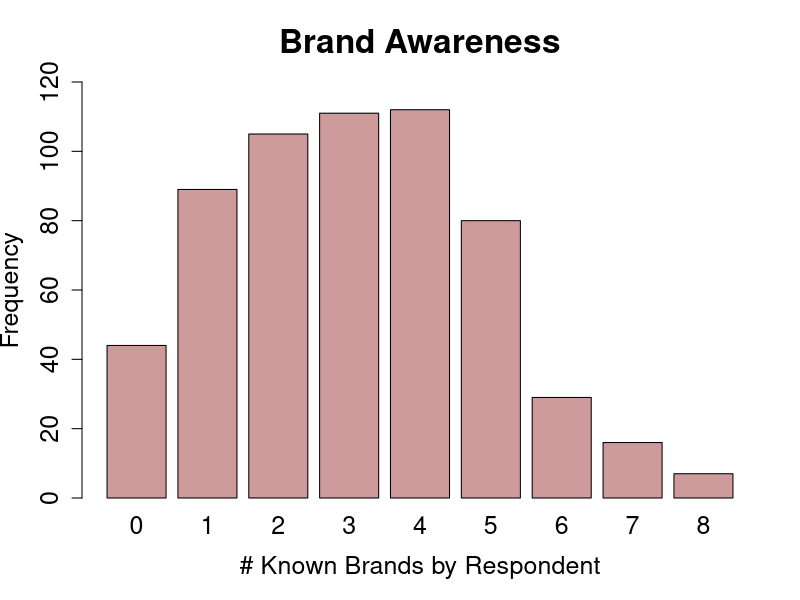

The R source for this figure:
getwd()
setwd("~/Caci17/SWP3")

bluetooth <- read.csv("indivData.csv")


###---- Brand Awarenes ----

#bakalim kac kisi biliyormus
head <- c("Anker", "Bose", "JBL", "Philips", "Sony", "UE", "HarmanKardon", "Beats", "None", "Observations", "0", "1", "2", "3", "4", "5", "6", "7", "8")

counts_general <- as.vector(rowSums(bluetooth[, c(4, 5, 6, 7, 8, 9, 10, 11)]))
#let's make a new column with counts general
bluetooth$brand_awareness <- as.factor(counts_general)
plot(bluetooth$brand_awareness, xlab="# Known Brands by Respondent", ylab = "Frequency", ylim=c(0,120), main = "Brand Awareness", col = "rosybrown3", cex.lab=1.5, cex.axis=1.5, cex.main=2, cex.sub=1.5, cex.names = 1.5)

general_sums <- c(sum(bluetooth$BrandAwareness_Anker), 
              sum(bluetooth$BrandAwareness_Bose),
              sum(bluetooth$BrandAwareness_JBL),
              sum(bluetooth$BrandAwareness_Philips),
              sum(bluetooth$BrandAwareness_Sony),
              sum(bluetooth$BrandAwareness_UE),
              sum(bluetooth$BrandAwareness_HarmanKardon),
              sum(bluetooth$BrandAwareness_Beats),
              sum(bluetooth$BrandAwareness_None),
              nrow(bluetooth),
              sum(counts_general == "0"),
              sum(counts_general == "1"),
              sum(counts_general == "2"),
              sum(counts_general == "3"),
              sum(counts_general == "4"),
              sum(counts_general == "5"),
              sum(counts_general == "6"),
              sum(counts_general == "7"),
              sum(counts_general == "8")) #there is one person did not respond this question!

#hicbirini bilmiyorum diyen ama yine de baska markayi biliyorum diye isaretleyen olmus mu- olmamis baktim.

#cinsiyete gore ayiralim
female <- bluetooth[bluetooth$GenderLabel == "female", ]
male <- bluetooth[bluetooth$GenderLabel == "male", ]
no_gender_info <- bluetooth[bluetooth$GenderLabel == "Prefer not to answer", ]

counts_female <- as.vector(rowSums(female[, c(4, 5, 6, 7, 8, 9, 10, 11)]))
female_sums <- c(sum(female$BrandAwareness_Anker), 
                  sum(female$BrandAwareness_Bose),
                  sum(female$BrandAwareness_JBL),
                  sum(female$BrandAwareness_Philips),
                  sum(female$BrandAwareness_Sony),
                  sum(female$BrandAwareness_UE),
                  sum(female$BrandAwareness_HarmanKardon),
                  sum(female$BrandAwareness_Beats),
                  sum(female$BrandAwareness_None),
                  nrow(female),
                  sum(counts_female == "0"),
                  sum(counts_female == "1"),
                  sum(counts_female == "2"),
                  sum(counts_female == "3"),
                  sum(counts_female == "4"),
                  sum(counts_female == "5"),
                  sum(counts_female == "6"),
                  sum(counts_female == "7"),
                  sum(counts_female == "8"))

counts_male <- as.vector(rowSums(male[, c(4, 5, 6, 7, 8, 9, 10, 11)]))
male_sums <- c(sum(male$BrandAwareness_Anker), 
                  sum(male$BrandAwareness_Bose),
                  sum(male$BrandAwareness_JBL),
                  sum(male$BrandAwareness_Philips),
                  sum(male$BrandAwareness_Sony),
                  sum(male$BrandAwareness_UE),
                  sum(male$BrandAwareness_HarmanKardon),
                  sum(male$BrandAwareness_Beats),
                  sum(male$BrandAwareness_None),
                  nrow(male),
                  sum(counts_male == "0"),
                  sum(counts_male == "1"),
                  sum(counts_male == "2"),
                  sum(counts_male == "3"),
                  sum(counts_male == "4"),
                  sum(counts_male == "5"),
                  sum(counts_male == "6"),
                  sum(counts_male == "7"),
                  sum(counts_male == "8"))

counts_gender <- as.vector(rowSums(no_gender_info[, c(4, 5, 6, 7, 8, 9, 10, 11)]))
no_gender_sums <- c(sum(no_gender_info$BrandAwareness_Anker), 
                  sum(no_gender_info$BrandAwareness_Bose),
                  sum(no_gender_info$BrandAwareness_JBL),
                  sum(no_gender_info$BrandAwareness_Philips),
                  sum(no_gender_info$BrandAwareness_Sony),
                  sum(no_gender_info$BrandAwareness_UE),
                  sum(no_gender_info$BrandAwareness_HarmanKardon),
                  sum(no_gender_info$BrandAwareness_Beats),
                  sum(no_gender_info$BrandAwareness_None),
                  nrow(no_gender_info),
                  sum(counts_gender == "0"),
                  sum(counts_gender == "1"),
                  sum(counts_gender == "2"),
                  sum(counts_gender == "3"),
                  sum(counts_gender == "4"),
                  sum(counts_gender == "5"),
                  sum(counts_gender == "6"),
                  sum(counts_gender == "7"),
                  sum(counts_gender == "8"))
#by their occupation
employed <- bluetooth[bluetooth$OccupationLabel == "Employed",]
retired <- bluetooth[bluetooth$OccupationLabel == "Retired",]
selfemployed <- bluetooth[bluetooth$OccupationLabel == "Self-employed",]
student <- bluetooth[bluetooth$OccupationLabel == "Student",]
unemployed <- bluetooth[bluetooth$OccupationLabel == "Unemployed",]

counts_employed <- as.vector(rowSums(employed[, c(4, 5, 6, 7, 8, 9, 10, 11)]))
employed_sums <- c(sum(employed$BrandAwareness_Anker), 
                 sum(employed$BrandAwareness_Bose),
                 sum(employed$BrandAwareness_JBL),
                 sum(employed$BrandAwareness_Philips),
                 sum(employed$BrandAwareness_Sony),
                 sum(employed$BrandAwareness_UE),
                 sum(employed$BrandAwareness_HarmanKardon),
                 sum(employed$BrandAwareness_Beats),
                 sum(employed$BrandAwareness_None),
                 nrow(employed),
                 sum(counts_employed == "0"),
                 sum(counts_employed == "1"),
                 sum(counts_employed == "2"),
                 sum(counts_employed == "3"),
                 sum(counts_employed == "4"),
                 sum(counts_employed == "5"),
                 sum(counts_employed == "6"),
                 sum(counts_employed == "7"),
                 sum(counts_employed == "8"))

counts_retired <- as.vector(rowSums(retired[, c(4, 5, 6, 7, 8, 9, 10, 11)]))
retired_sums <- c(sum(retired$BrandAwareness_Anker), 
               sum(retired$BrandAwareness_Bose),
               sum(retired$BrandAwareness_JBL),
               sum(retired$BrandAwareness_Philips),
               sum(retired$BrandAwareness_Sony),
               sum(retired$BrandAwareness_UE),
               sum(retired$BrandAwareness_HarmanKardon),
               sum(retired$BrandAwareness_Beats),
               sum(retired$BrandAwareness_None),
               nrow(retired),
               sum(counts_retired == "0"),
               sum(counts_retired == "1"),
               sum(counts_retired == "2"),
               sum(counts_retired == "3"),
               sum(counts_retired == "4"),
               sum(counts_retired == "5"),
               sum(counts_retired == "6"),
               sum(counts_retired == "7"),
               sum(counts_retired == "8"))

counts_selfemployed <- as.vector(rowSums(selfemployed[, c(4, 5, 6, 7, 8, 9, 10, 11)]))
selfemployed_sums <- c(sum(selfemployed$BrandAwareness_Anker), 
                    sum(selfemployed$BrandAwareness_Bose),
                    sum(selfemployed$BrandAwareness_JBL),
                    sum(selfemployed$BrandAwareness_Philips),
                    sum(selfemployed$BrandAwareness_Sony),
                    sum(selfemployed$BrandAwareness_UE),
                    sum(selfemployed$BrandAwareness_HarmanKardon),
                    sum(selfemployed$BrandAwareness_Beats),
                    sum(selfemployed$BrandAwareness_None),
                    nrow(selfemployed),
                    sum(counts_selfemployed == "0"),
                    sum(counts_selfemployed == "1"),
                    sum(counts_selfemployed == "2"),
                    sum(counts_selfemployed == "3"),
                    sum(counts_selfemployed == "4"),
                    sum(counts_selfemployed == "5"),
                    sum(counts_selfemployed == "6"),
                    sum(counts_selfemployed == "7"),
                    sum(counts_selfemployed == "8"))

counts_student <- as.vector(rowSums(student[, c(4, 5, 6, 7, 8, 9, 10, 11)]))
student_sums <- c(sum(student$BrandAwareness_Anker), 
                      sum(student$BrandAwareness_Bose),
                      sum(student$BrandAwareness_JBL),
                      sum(student$BrandAwareness_Philips),
                      sum(student$BrandAwareness_Sony),
                      sum(student$BrandAwareness_UE),
                      sum(student$BrandAwareness_HarmanKardon),
                      sum(student$BrandAwareness_Beats),
                      sum(student$BrandAwareness_None),
                      nrow(student),
                      sum(counts_student == "0"),
                      sum(counts_student == "1"),
                      sum(counts_student == "2"),
                      sum(counts_student == "3"),
                      sum(counts_student == "4"),
                      sum(counts_student == "5"),
                      sum(counts_student == "6"),
                      sum(counts_student == "7"),
                      sum(counts_student == "8"))

counts_unemployed <- as.vector(rowSums(unemployed[, c(4, 5, 6, 7, 8, 9, 10, 11)]))
unemployed_sums <- c(sum(unemployed$BrandAwareness_Anker), 
                       sum(unemployed$BrandAwareness_Bose),
                       sum(unemployed$BrandAwareness_JBL),
                       sum(unemployed$BrandAwareness_Philips),
                       sum(unemployed$BrandAwareness_Sony),
                       sum(unemployed$BrandAwareness_UE),
                       sum(unemployed$BrandAwareness_HarmanKardon),
                       sum(unemployed$BrandAwareness_Beats),
                       sum(unemployed$BrandAwareness_None),
                       nrow(unemployed),
                       sum(counts_unemployed == "0"),
                       sum(counts_unemployed == "1"),
                       sum(counts_unemployed == "2"),
                       sum(counts_unemployed == "3"),
                       sum(counts_unemployed == "4"),
                       sum(counts_unemployed == "5"),
                       sum(counts_unemployed == "6"),
                       sum(counts_unemployed == "7"),
                       sum(counts_unemployed == "8"))

#by income
levels(bluetooth$IncomeLabel)
#we have 8 levels, 1 to 7 is going in an increasing scale, while 8 is not specified 
bluetooth$Income <- as.factor(bluetooth$Income)
income1 <- bluetooth[bluetooth$Income == "1",]
income2 <- bluetooth[bluetooth$Income == "2",]
income3 <- bluetooth[bluetooth$Income == "3",]
income4 <- bluetooth[bluetooth$Income == "4",]
income5 <- bluetooth[bluetooth$Income == "5",]
income6 <- bluetooth[bluetooth$Income == "6",]
income7 <- bluetooth[bluetooth$Income == "7",]
income8 <- bluetooth[bluetooth$Income == "8",]


counts_income1 <- as.vector(rowSums(income1[, c(4, 5, 6, 7, 8, 9, 10, 11)]))
income1_sums <- c(sum(income1$BrandAwareness_Anker), 
                     sum(income1$BrandAwareness_Bose),
                     sum(income1$BrandAwareness_JBL),
                     sum(income1$BrandAwareness_Philips),
                     sum(income1$BrandAwareness_Sony),
                     sum(income1$BrandAwareness_UE),
                     sum(income1$BrandAwareness_HarmanKardon),
                     sum(income1$BrandAwareness_Beats),
                     sum(income1$BrandAwareness_None),
                     nrow(income1),
                     sum(counts_income1 == "0"),
                     sum(counts_income1 == "1"),
                     sum(counts_income1 == "2"),
                     sum(counts_income1 == "3"),
                     sum(counts_income1 == "4"),
                     sum(counts_income1 == "5"),
                     sum(counts_income1 == "6"),
                     sum(counts_income1 == "7"),
                     sum(counts_income1 == "8"))

counts_income2 <- as.vector(rowSums(income2[, c(4, 5, 6, 7, 8, 9, 10, 11)]))
income2_sums <- c(sum(income2$BrandAwareness_Anker), 
                     sum(income2$BrandAwareness_Bose),
                     sum(income2$BrandAwareness_JBL),
                     sum(income2$BrandAwareness_Philips),
                     sum(income2$BrandAwareness_Sony),
                     sum(income2$BrandAwareness_UE),
                     sum(income2$BrandAwareness_HarmanKardon),
                     sum(income2$BrandAwareness_Beats),
                     sum(income2$BrandAwareness_None),
                     nrow(income2),
                     sum(counts_income2 == "0"),
                     sum(counts_income2 == "1"),
                     sum(counts_income2 == "2"),
                     sum(counts_income2 == "3"),
                     sum(counts_income2 == "4"),
                     sum(counts_income2 == "5"),
                     sum(counts_income2 == "6"),
                     sum(counts_income2 == "7"),
                     sum(counts_income2 == "8"))


counts_income3 <- as.vector(rowSums(income3[, c(4, 5, 6, 7, 8, 9, 10, 11)]))
income3_sums <- c(sum(income3$BrandAwareness_Anker), 
                     sum(income3$BrandAwareness_Bose),
                     sum(income3$BrandAwareness_JBL),
                     sum(income3$BrandAwareness_Philips),
                     sum(income3$BrandAwareness_Sony),
                     sum(income3$BrandAwareness_UE),
                     sum(income3$BrandAwareness_HarmanKardon),
                     sum(income3$BrandAwareness_Beats),
                     sum(income3$BrandAwareness_None),
                     nrow(income3),
                     sum(counts_income3 == "0"),
                     sum(counts_income3 == "1"),
                     sum(counts_income3 == "2"),
                     sum(counts_income3 == "3"),
                     sum(counts_income3 == "4"),
                     sum(counts_income3 == "5"),
                     sum(counts_income3 == "6"),
                     sum(counts_income3 == "7"),
                     sum(counts_income3 == "8"))

counts_income4 <- as.vector(rowSums(income4[, c(4, 5, 6, 7, 8, 9, 10, 11)]))
income4_sums <- c(sum(income4$BrandAwareness_Anker), 
                     sum(income4$BrandAwareness_Bose),
                     sum(income4$BrandAwareness_JBL),
                     sum(income4$BrandAwareness_Philips),
                     sum(income4$BrandAwareness_Sony),
                     sum(income4$BrandAwareness_UE),
                     sum(income4$BrandAwareness_HarmanKardon),
                     sum(income4$BrandAwareness_Beats),
                     sum(income4$BrandAwareness_None),
                     nrow(income4),
                     sum(counts_income4 == "0"),
                     sum(counts_income4 == "1"),
                     sum(counts_income4 == "2"),
                     sum(counts_income4 == "3"),
                     sum(counts_income4 == "4"),
                     sum(counts_income4 == "5"),
                     sum(counts_income4 == "6"),
                     sum(counts_income4 == "7"),
                     sum(counts_income4 == "8"))

counts_income5 <- as.vector(rowSums(income5[, c(4, 5, 6, 7, 8, 9, 10, 11)]))
income5_sums <- c(sum(income5$BrandAwareness_Anker), 
                     sum(income5$BrandAwareness_Bose),
                     sum(income5$BrandAwareness_JBL),
                     sum(income5$BrandAwareness_Philips),
                     sum(income5$BrandAwareness_Sony),
                     sum(income5$BrandAwareness_UE),
                     sum(income5$BrandAwareness_HarmanKardon),
                     sum(income5$BrandAwareness_Beats),
                     sum(income5$BrandAwareness_None),
                     nrow(income5),
                     sum(counts_income5 == "0"),
                     sum(counts_income5 == "1"),
                     sum(counts_income5 == "2"),
                     sum(counts_income5 == "3"),
                     sum(counts_income5 == "4"),
                     sum(counts_income5 == "5"),
                     sum(counts_income5 == "6"),
                     sum(counts_income5 == "7"),
                     sum(counts_income5 == "8"))

counts_income6 <- as.vector(rowSums(income6[, c(4, 5, 6, 7, 8, 9, 10, 11)]))
income6_sums <- c(sum(income6$BrandAwareness_Anker), 
                     sum(income6$BrandAwareness_Bose),
                     sum(income6$BrandAwareness_JBL),
                     sum(income6$BrandAwareness_Philips),
                     sum(income6$BrandAwareness_Sony),
                     sum(income6$BrandAwareness_UE),
                     sum(income6$BrandAwareness_HarmanKardon),
                     sum(income6$BrandAwareness_Beats),
                     sum(income6$BrandAwareness_None),
                     nrow(income6),
                     sum(counts_income6 == "0"),
                     sum(counts_income6 == "1"),
                     sum(counts_income6 == "2"),
                     sum(counts_income6 == "3"),
                     sum(counts_income6 == "4"),
                     sum(counts_income6 == "5"),
                     sum(counts_income6 == "6"),
                     sum(counts_income6 == "7"),
                     sum(counts_income6 == "8"))

counts_income7 <- as.vector(rowSums(income7[, c(4, 5, 6, 7, 8, 9, 10, 11)]))
income7_sums <- c(sum(income7$BrandAwareness_Anker), 
                     sum(income7$BrandAwareness_Bose),
                     sum(income7$BrandAwareness_JBL),
                     sum(income7$BrandAwareness_Philips),
                     sum(income7$BrandAwareness_Sony),
                     sum(income7$BrandAwareness_UE),
                     sum(income7$BrandAwareness_HarmanKardon),
                     sum(income7$BrandAwareness_Beats),
                     sum(income7$BrandAwareness_None),
                     nrow(income7),
                     sum(counts_income7 == "0"),
                     sum(counts_income7 == "1"),
                     sum(counts_income7 == "2"),
                     sum(counts_income7 == "3"),
                     sum(counts_income7 == "4"),
                     sum(counts_income7 == "5"),
                     sum(counts_income7 == "6"),
                     sum(counts_income7 == "7"),
                     sum(counts_income7 == "8"))

counts_income8 <- as.vector(rowSums(income8[, c(4, 5, 6, 7, 8, 9, 10, 11)]))
income8_sums <- c(sum(income8$BrandAwareness_Anker), 
                     sum(income8$BrandAwareness_Bose),
                     sum(income8$BrandAwareness_JBL),
                     sum(income8$BrandAwareness_Philips),
                     sum(income8$BrandAwareness_Sony),
                     sum(income8$BrandAwareness_UE),
                     sum(income8$BrandAwareness_HarmanKardon),
                     sum(income8$BrandAwareness_Beats),
                     sum(income8$BrandAwareness_None),
                     nrow(income8),
                     sum(counts_income8 == "0"),
                     sum(counts_income8 == "1"),
                     sum(counts_income8 == "2"),
                     sum(counts_income8 == "3"),
                     sum(counts_income8 == "4"),
                     sum(counts_income8 == "5"),
                     sum(counts_income8 == "6"),
                     sum(counts_income8 == "7"),
                     sum(counts_income8 == "8"))


total_matrix <- rbind(general_sums,female_sums, male_sums, no_gender_sums ,
           employed_sums, retired_sums, selfemployed_sums, student_sums, unemployed_sums,
           income1_sums, income2_sums, income3_sums, income4_sums, income5_sums, income6_sums, income7_sums, income8_sums)
colnames(total_matrix) <- head
total_matrix


### ---- Other Descriptive Analytics (Kodlarimiz karismasin diye section actim buraya) ----

#code code